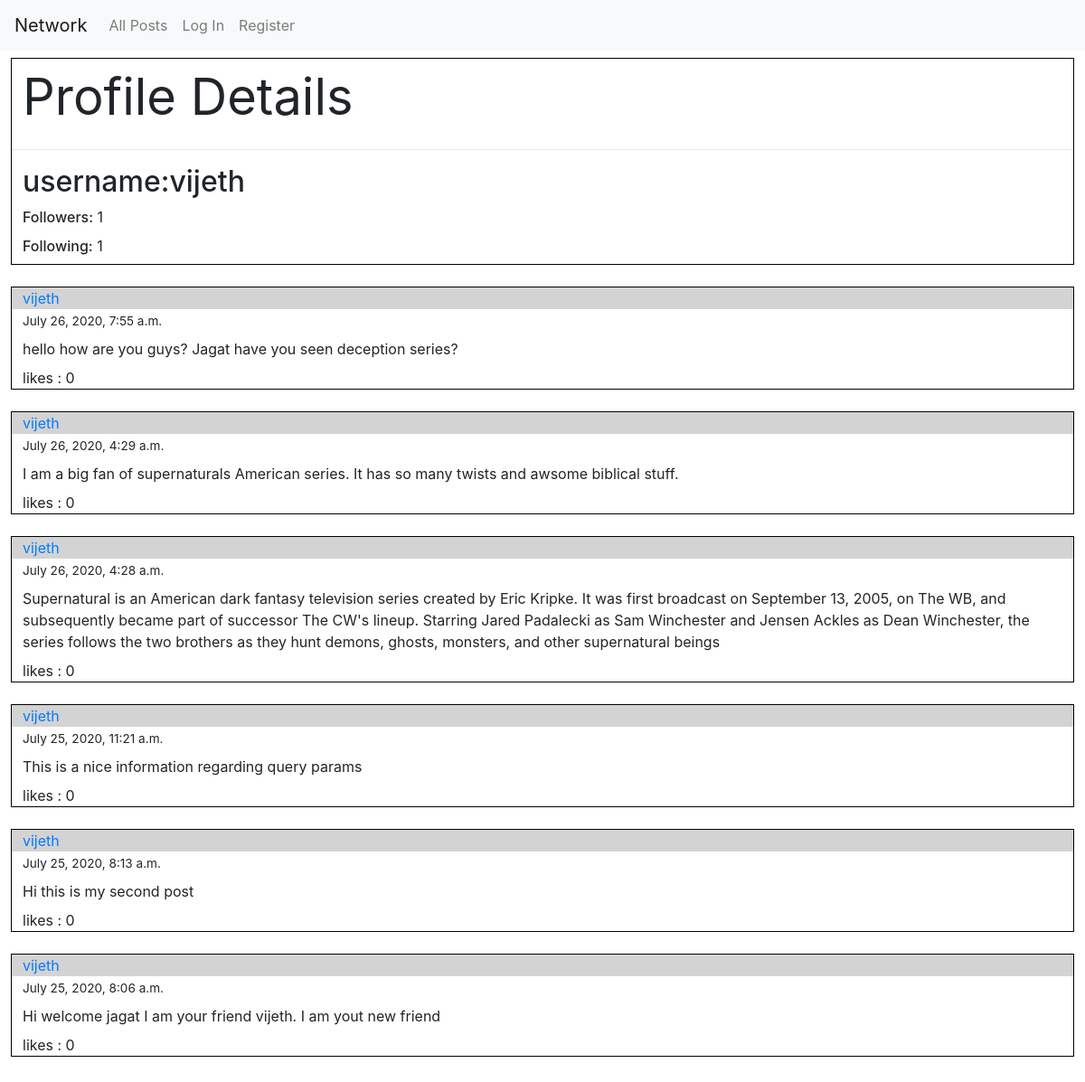
/posts/1, run on the app's committed database.
### network/models.py (models this page shows, shortened)
class User(AbstractUser):
    pass
    followers = models.CharField(max_length=5000,default="")
    following = models.CharField(max_length=5000,default="")
    def countOfFollowers(self):
        return len(list(filter(None, self.followers.split(","))))
    def countOfFollowing(self):
        return len(list(filter(None,self.following.split(","))))

class Post(models.Model):
    text = models.CharField(max_length=5000)
    createdDate = models.DateTimeField()
    likes = models.IntegerField()
    likedpeople = models.CharField(max_length=5000,default="")
    user = models.ForeignKey(User, on_delete=models.CASCADE)

### network/views.py (the view)
# urls.py: path("posts/<str:username>",views.userprofile,name="userprofile"),
def userprofile(request,username):
    pages = Paginator(Post.objects.filter(user = username).order_by("-createdDate").all(),10)
    pageno = request.GET.get('page')
    if pageno is not None:
        posts= pages.get_page(pageno)
    else:
        posts = pages.get_page(1)
    return render(request,"network/index.html",{"posts":posts,"profile":posts[0].user})

### network/templates/network/index.html (shortened to what this page needs)
{% extends "network/layout.html" %}
{% load static %}
{% block body %}
    {% if profile.username %}
        <div style="width: 98%;
    border: 1px solid black;
    margin-top: 1vh;
    margin-bottom: 3vh;
    margin-left: 1vw;
    margin-right: 1vw;">
        <div style="font-size:7vh;padding-left:1vw">Profile Details</div>
        <hr>
        <h2 style = "padding-left:1vw">username:{{profile.username}}</h2>
        <label style="font-weight:500;padding-left:1vw">Followers:</label> <span> {{profile.countOfFollowers}}</span>
        <br>
        <label style="font-weight:500;padding-left:1vw">Following:</label> <span> {{profile.countOfFollowing}}</span>
    </div>
    {% endif %}
    {% for  post in posts %}
        <div style="width: 98%;
    border: 1px solid black;
    margin-top: 1vh;
    margin-bottom: 3vh;
    margin-left: 1vw;
    margin-right: 1vw;">
            <div style="background-color: lightgrey;padding-left:1vw">
                <a href="/posts/{{post.user.id}}">{{post.user.username}}</a>
            </div>
            <span style="font-size:85%;padding-left:1vw;">{{post.createdDate}}</span>
            <br>
            <p style="padding-left: 1vw;padding-top: 1vh;margin-bottom: 1vh;" id="display{{post.id}}">{{post.text}}</p>
            {% if user.is_authenticated %}
                {% if request.user.username ==  post.user.username%}
                    <button style="background-color:white;border:1px solid black;margin-left: 1vw;border-radius: 5px;margin-bottom: 1vh;" id="edit{{post.id}}" onclick="displayedit({{post.id}})">Edit</button>
                {% else %}
                    {% if post.likes > 0 %}
                        <i id="likebutton{{post.id}}" style="padding-left:1vw;color:red" class="fa fa-heart" aria-hidden="true" onclick="increaselikes({{post.id}})"> </i> <span> {{post.likes}}</span>
                    {% else %}
                        <i id="likebutton{{post.id}}" style="padding-left:1vw" class="fa fa-heart" aria-hidden="true" onclick="increaselikes({{post.id}})"> </i> <span> {{post.likes}}</span>
                    {% endif %}
                {% endif %}
            {% else %}
                <span style="padding-left:1vw">likes : {{post.likes}}</span>
            {% endif %}
        </div>
    {% endfor %}
{% endblock %}

### data on the page
User: username "vijeth", countOfFollowers "1", countOfFollowing "1"
Post: user.username "vijeth", createdDate "July 26, 2020, 7:55 a.m.", text "hello how are you guys? Jagat have you seen deception series?", likes "0"
Post: user.username "vijeth", createdDate "July 26, 2020, 4:29 a.m.", text "I am a big fan of supernaturals American series. It has so many twists and awsome biblical stuff.", likes "0"
Post: user.username "vijeth", createdDate "July 26, 2020, 4:28 a.m.", text "Supernatural is an American dark fantasy television series created by Eric Kripke. It was first broadcast on September 13, 2005, on The WB, and subsequently became part of successor The CW's lineup. Starring Jared Padalecki as Sam Winchester and Jensen Ackles as Dean Winchester, the series follows the two brothers as they hunt demons, ghosts, monsters, and other supernatural beings", likes "0"
Post: user.username "vijeth", createdDate "July 25, 2020, 11:21 a.m.", text "This is a nice information regarding query params", likes "0"
Post: user.username "vijeth", createdDate "July 25, 2020, 8:13 a.m.", text "Hi this is my second post", likes "0"
Post: user.username "vijeth", createdDate "July 25, 2020, 8:06 a.m.", text "Hi welcome jagat I am your friend vijeth. I am yout new friend", likes "0"
